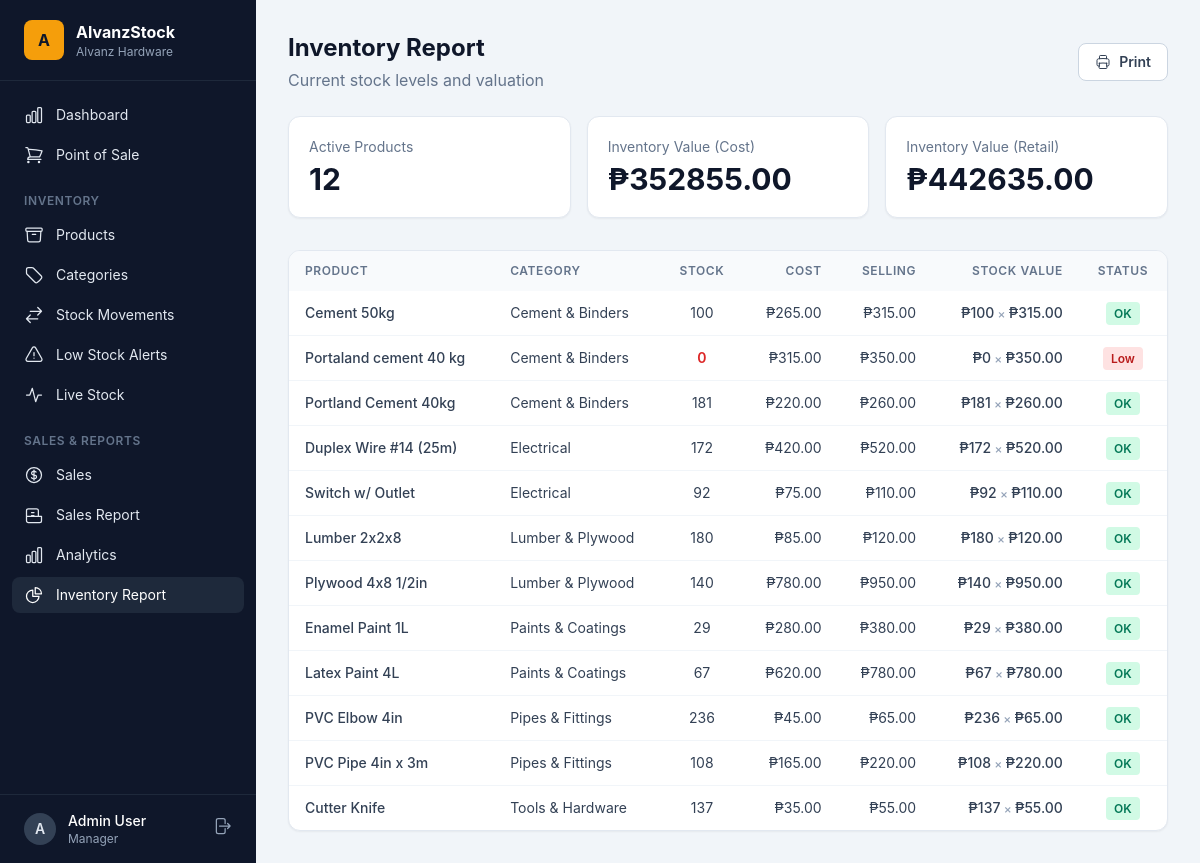
The app's page /reports/inventory/ (signed in), older data.
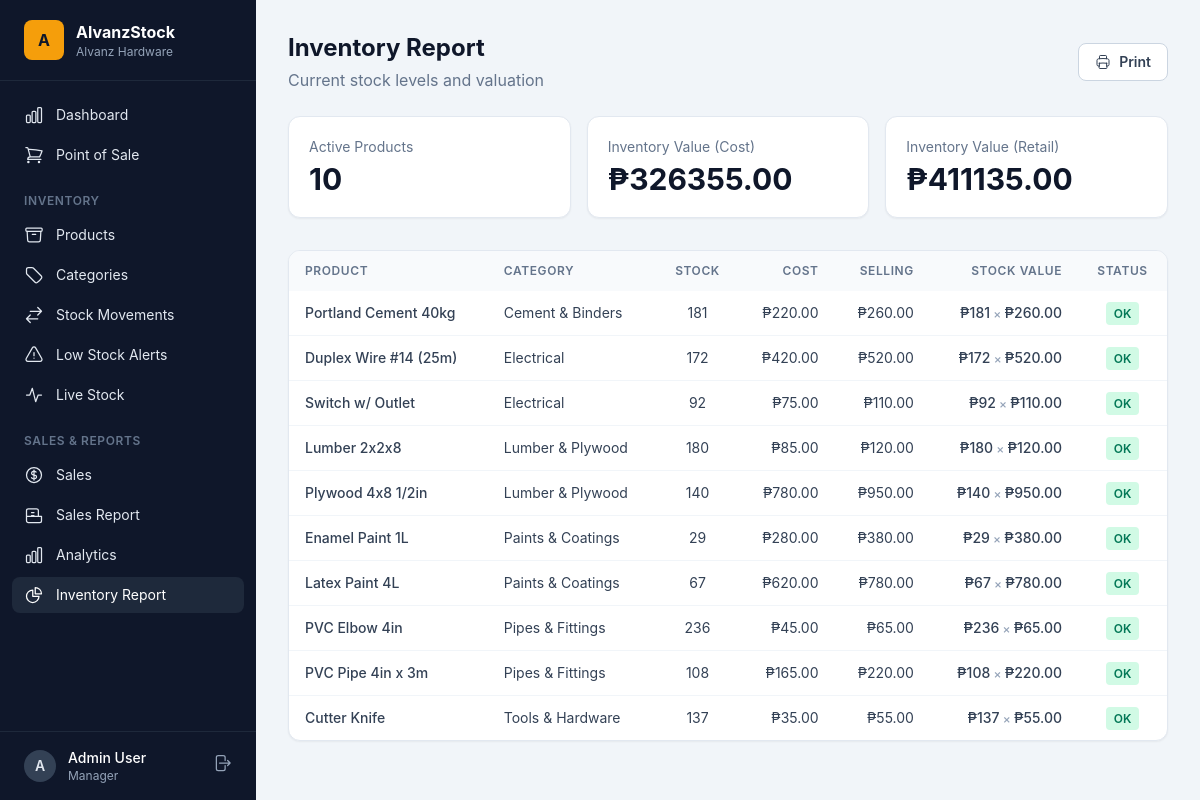
The same page, newer data.
### inventory/models.py (models this page shows, shortened)
class Product(models.Model):
    name = models.CharField(max_length=200)
    sku = models.CharField(max_length=50, unique=True)
    image = models.ImageField(upload_to="products/", blank=True)
    category = models.ForeignKey(Category, on_delete=models.SET_NULL, null=True, blank=True, related_name="products")
    unit = models.CharField(max_length=20, default="pcs")
    cost_price = models.DecimalField(max_digits=12, decimal_places=2, default=0)
    sell_price = models.DecimalField(max_digits=12, decimal_places=2, default=0)
    quantity = models.PositiveIntegerField(default=0)
    min_stock_level = models.PositiveIntegerField(default=10)
    is_active = models.BooleanField(default=True)
    created_at = models.DateTimeField(auto_now_add=True)
    updated_at = models.DateTimeField(auto_now=True)
    class Meta:
        ordering = ["name"]
    @property
    def is_low_stock(self):
        return self.quantity <= self.min_stock_level

class Category(models.Model):
    name = models.CharField(max_length=100, unique=True)
    description = models.TextField(blank=True)
    class Meta:
        verbose_name_plural = "categories"
        ordering = ["name"]

### pos/views.py (the view)
# urls.py: path("reports/inventory/", views.inventory_report, name="inventory_report"),
@manager_required
def inventory_report(request):
    products = Product.objects.select_related("category").filter(is_active=True).order_by("category__name", "name")
    total_cost = sum(p.cost_price * p.quantity for p in products)
    total_value = sum(p.sell_price * p.quantity for p in products)
    return render(
        request,
        "reports/inventory_report.html",
        {"products": products, "total_cost": total_cost, "total_value": total_value},
    )

### accounts/models.py (called while the page is built)
    @property
    def is_manager(self):
        return self.role == self.Role.MANAGER or self.is_superuser

    @property
    def is_stock_viewer(self):
        return self.role == self.Role.STOCK_VIEWER

### templates/reports/inventory_report.html (shortened to what this page needs)
{% extends "base.html" %}
{% block content %}
<div class="flex flex-col sm:flex-row sm:items-center justify-between gap-4 mb-6">
  <div>
    <h1 class="text-2xl font-bold">Inventory Report</h1>
    <p class="text-slate-500 mt-1">Current stock levels and valuation</p>
  </div>
  <button onclick="window.print()" class="btn-secondary">
    Print
  </button>
</div>
<div class="grid grid-cols-1 sm:grid-cols-3 gap-4 mb-8">
  <div class="card p-5">
    <div class="text-sm text-slate-500">Active Products</div>
    <div class="text-3xl font-bold mt-1">{{ products|length }}</div>
  </div>
  <div class="card p-5">
    <div class="text-sm text-slate-500">Inventory Value (Cost)</div>
    <div class="text-3xl font-bold mt-1">₱{{ total_cost|floatformat:2 }}</div>
  </div>
  <div class="card p-5">
    <div class="text-sm text-slate-500">Inventory Value (Retail)</div>
    <div class="text-3xl font-bold mt-1">₱{{ total_value|floatformat:2 }}</div>
  </div>
</div>
<div class="card overflow-hidden">
  <div class="overflow-x-auto">
    <table class="w-full">
      <thead class="bg-slate-50">
        <tr>
          <th class="table-head">Product</th>
          <th class="table-head">Category</th>
          <th class="table-head text-center">Stock</th>
          <th class="table-head text-right">Cost</th>
          <th class="table-head text-right">Selling</th>
          <th class="table-head text-right">Stock Value</th>
          <th class="table-head text-center">Status</th>
        </tr>
      </thead>
      <tbody class="divide-y divide-slate-100">
        {% for p in products %}
        <tr class="hover:bg-slate-50">
          <td class="table-cell font-medium">{{ p.name }}</td>
          <td class="table-cell">{{ p.category.name|default:"—" }}</td>
          <td class="table-cell text-center {% if p.is_low_stock %}text-red-600 font-semibold{% endif %}">{{ p.quantity }}</td>
          <td class="table-cell text-right">₱{{ p.cost_price|floatformat:2 }}</td>
          <td class="table-cell text-right">₱{{ p.sell_price|floatformat:2 }}</td>
          <td class="table-cell text-right font-medium">₱{{ p.quantity|floatformat:0 }}<span class="text-slate-400 text-xs"> × </span>₱{{ p.sell_price|floatformat:2 }}</td>
          <td class="table-cell text-center">
            {% if p.is_low_stock %}
              <span class="text-xs font-semibold px-2 py-1 rounded bg-red-100 text-red-700">Low</span>
            {% else %}
              <span class="text-xs font-semibold px-2 py-1 rounded bg-emerald-100 text-emerald-700">OK</span>
            {% endif %}
          </td>
        </tr>
        {% empty %}
        <tr><td colspan="7" class="table-cell text-center text-slate-400 py-8">No products found.</td></tr>
        {% endfor %}
      </tbody>
    </table>
  </div>
</div>
{% endblock %}

Row changes from the older to the newer data that the page shows:
no longer on this page (row edited): Product: name "Cement 50kg", category.name "Cement & Binders", quantity "100", cost_price "265.00", sell_price "315.00", min_stock_level "OK"
no longer on this page (row edited): Product: name "Portaland cement 40 kg", category.name "Cement & Binders", quantity "0", cost_price "315.00", sell_price "350.00", min_stock_level "Low"
Text that changed along with them:
{{ products|length }}: "12" → "10"
{{ total_cost|floatformat:2 }}: "352855.00" → "326355.00"
{{ total_value|floatformat:2 }}: "442635.00" → "411135.00"
